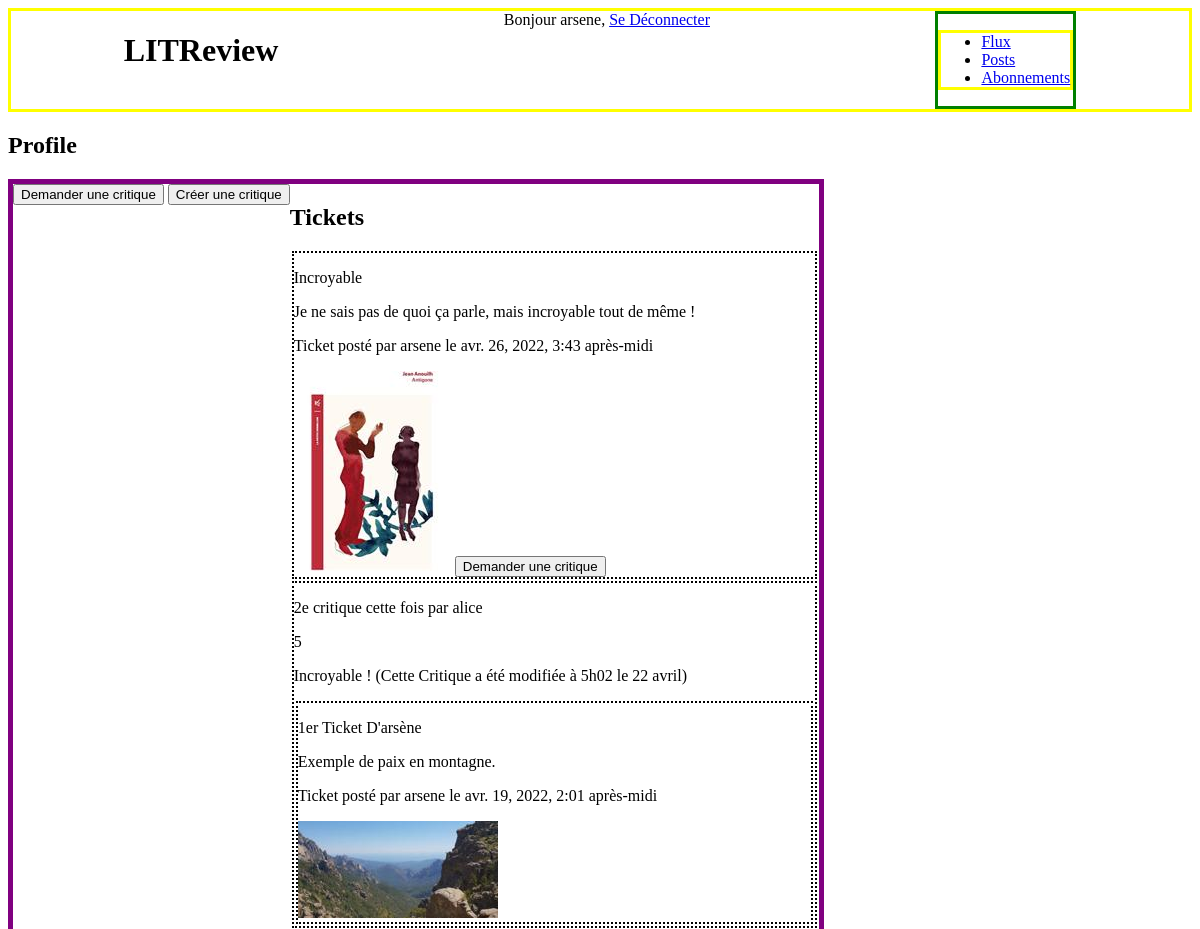
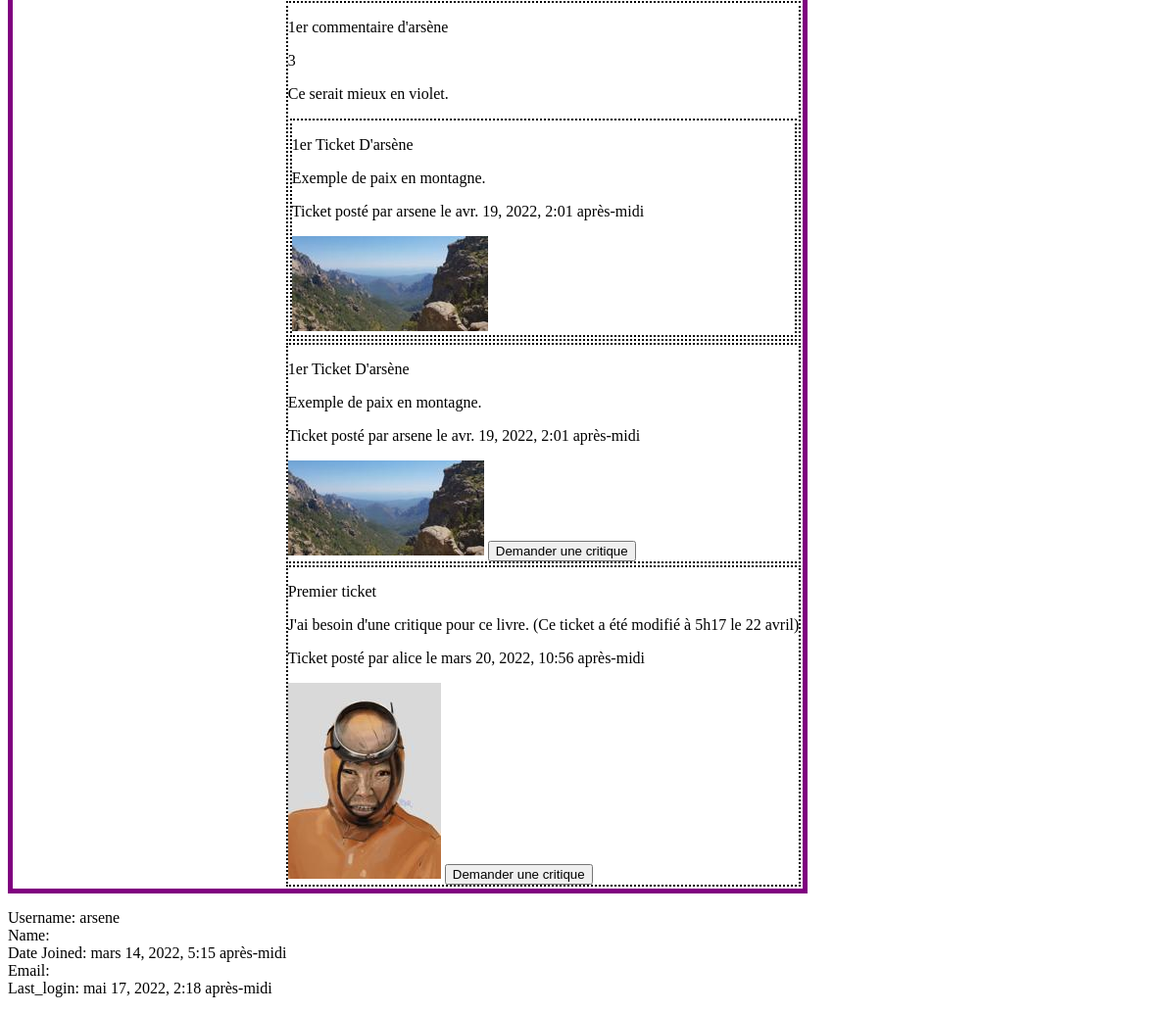
Screenshot of /accounts/HomePage/ (signed in) with the database file from the repository (2 pictures, top to bottom).
### Base/models.py (models this page shows, shortened)
class Ticket(models.Model):
    IMG_MAX_SIZE = (200,200)
    title = models.CharField(max_length=128, verbose_name="Titre")
    description = models.TextField(max_length=2048, blank=True)
    user = models.ForeignKey(\
        to=settings.AUTH_USER_MODEL, on_delete=models.CASCADE)
    image = ImageField(null=True, blank=True)
    time_created = models.DateTimeField(auto_now_add=True)

class Review(models.Model):
    ticket = models.ForeignKey(to=Ticket, on_delete=models.CASCADE)
    rating = models.PositiveSmallIntegerField(\
        validators=[MinValueValidator(0), MaxValueValidator(5)], verbose_name="Note")
    headline = models.CharField(max_length=128, verbose_name="Titre")
    body = models.CharField(max_length=8192, blank=True, verbose_name="Commentaire")
    user = models.ForeignKey(\
        to=settings.AUTH_USER_MODEL, on_delete=models.CASCADE)
    time_created = models.DateTimeField(auto_now_add=True)

### Base/views.py (the view)
# urls.py: path('accounts/HomePage/', b_views.HomePage, name="HomePage"),
@login_required
def HomePage(request):
    current_user = request.user
    subscribed_tickets = models.Ticket.objects.filter(user__followed_by__user=current_user)
    subscribed_tickets = subscribed_tickets.annotate(content_type=Value('TICKET', CharField()))
    current_user_tickets = models.Ticket.objects.filter(user=current_user)
    current_user_tickets = current_user_tickets.annotate(content_type=Value('TICKET', CharField()))
    tickets = subscribed_tickets.union(current_user_tickets)
    q = tickets
    for ticket in tickets:
        if models.Review.objects.filter(ticket=ticket):
            print(f"Il  a bien une review au ticket n°{ticket.id}")
            reviews = models.Review.objects.filter(ticket=ticket)
            reviews = reviews.annotate(content_type=Value('REVIEW', CharField()))
            q = chain(q, reviews)
    posts = sorted(
        q,
        key= lambda post: post.time_created,
        reverse=True
    )
    return render(request,
        'account/HomePage.html', context={'posts': posts, 'section': 'HomePage'})

### LITReview/templates/account/HomePage.html
{% extends "Base.html" %}
{% block content %}
    <h2>Profile</h2>
    <div id="main-homepage">
        <section id="critics-buttons">
            <div>
                <a href="{% url 'ticket_creation' %}"><button>Demander une critique</button></a>
                <a href="{% url 'review_and_ticket_creation' %}"><button>Créer une critique</button></a>
            </div>
        </section>
        <section id="rolling-feed">
            <h2>Tickets</h2>
            {% for post in posts %}
                {% if post.content_type == 'TICKET' %}
                    <div class="ticket">
                        <p>{{ post.title }}</p>
                        <p>{{ post.description }}</p>
                        <p>Ticket posté par {{post.user.username}} le {{post.time_created}}</p>
                        <img src="{{ post.image.url }}">
                        <a href="{% url 'review_creation' ticket_id=post.id %}"><button>Demander une critique</button></a>
                    </div>
                {% elif post.content_type == 'REVIEW' %}
                    <div class="review">
                        <p>{{ post.headline }}</p>
                        <p>{{ post.rating }}</p>
                        <p>{{ post.body }}</p>
                        <div class="ticket">
                            <p>{{ post.ticket.title }}</p>
                            <p>{{ post.ticket.description }}</p>
                            <p>Ticket posté par {{post.ticket.user.username}} le {{post.ticket.time_created}}</p>
                            <img src="{{ post.ticket.image.url }}">
                        </div>
                    </div>
                {% endif %}
            {% endfor %}
        </section>
    </div>
    <div>
        <p>
            Username: {{ request.user.username }} <br>
            Name: {{ request.user.first_name }} {{ request.user.last_name}} <br>
            Date Joined: {{ request.user.date_joined }} <br>
            Email: {{ request.user.email }} <br>
            Last_login: {{ request.user.last_login }} <br>
        </p>
    </div>
{% endblock %}

### LITReview/templates/Base.html (shortened to what this page needs)
{% load static %}
<!DOCTYPE html>
<html lang="fr">
<head>
    <link rel='stylesheet' type='text/css' media='screen' href="{% static 'css/style.css'%}?20181209">
</head>
<header>
    <h1 id="main-title">LITReview</h1>
    <span class="user">
        {% if request.user.is_authenticated %}
            Bonjour {{ request.user.username }},
            <a href="{% url "logout" %}">Se Déconnecter</a>
        {% endif %}
    </span>
    <div id="header-banner">
        {% if request.user.is_authenticated %}
            <ul class="menu">
                <li {% if section == "HomePage" %}class="selected"{% endif %}>
                    <a href="{% url 'HomePage' %}">Flux</a>
                </li>
                <li {% if section == "Posts" %}class="selected"{% endif %}>
                    <a href="{% url 'own_posts' %}">Posts</a>
                </li>
                <li {% if section == "Subscriptions" %}class="selected"{% endif %}>
                    <a href="{% url 'subscribers_page' %}">Abonnements</a>
                </li>
            </ul>
            {% else %}
                <a>Utilisateur non connecté</a>
        {% endif %}
    </div>
</header>
<body>
    {% block content %}
    {% endblock %}
</body>
</html>

### Base/static/css/style.css (style rules this page uses)
header { border:3px solid yellow; display:flex; justify-content: space-around; }
#header-banner { display: inline-block; justify-items: space-between; border:3px solid green; }
#main-title { display: inline-flex; justify-content: right; }
.menu { justify-items: space-between; border:3px solid yellow; }
#main-homepage { display:inline-flex; border: 5px solid purple; fill:blue; }
.ticket { border: 2px dotted black; margin: 2px; }
.review { border: 2px dotted black; margin: 2px; }

### rows the page displays
Ticket: title "Incroyable", description "Je ne sais pas de quoi ça parle, mais incroyable tout de même !", user.username "arsene", time_created "avr. 26, 2022, 3:43 après-midi", image (picture)
Review: headline "2e critique cette fois par alice", rating "5", body "Incroyable ! (Cette Critique a été modifiée à 5h02 le 22 avril)", ticket "1er Ticket D'arsène", ticket.description "Exemple de paix en montagne.", ticket.user.username "arsene", ticket.time_created "avr. 19, 2022, 2:01 après-midi", ticket.image (picture)
Review: headline "1er commentaire d'arsène", rating "3", body "Ce serait mieux en violet.", ticket "1er Ticket D'arsène", ticket.description "Exemple de paix en montagne.", ticket.user.username "arsene", ticket.time_created "avr. 19, 2022, 2:01 après-midi", ticket.image (picture)
Ticket: title "1er Ticket D'arsène", description "Exemple de paix en montagne.", user.username "arsene", time_created "avr. 19, 2022, 2:01 après-midi", image (picture)
Ticket: title "Premier ticket", description "J'ai besoin d'une critique pour ce livre. (Ce ticket a été modifié à 5h17 le 22 avril)", user.username "alice", time_created "mars 20, 2022, 10:56 après-midi", image (picture)

### other values shown
{{ request.user.username }} "arsene"
{{ request.user.date_joined }} "mars 14, 2022, 5:15 après-midi"
{{ request.user.last_login }} "mai 17, 2022, 2:18 après-midi"
